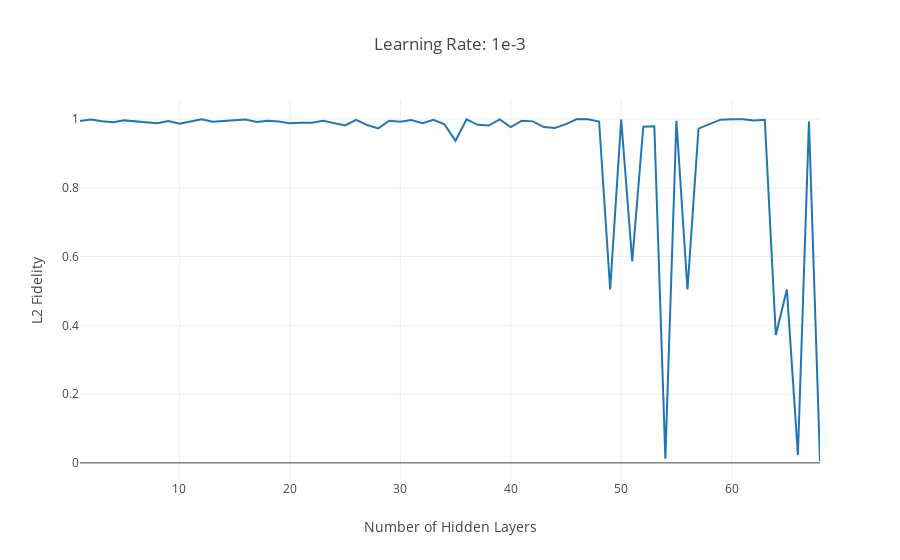

Write notebook code for a chart like this one.
### Markdown cell above
It is unstable after hidden layers are deeper than 50 when there are 2 units for each one.

### Code cell
data = [go.Scatter(x=np.arange(hidden_layer_num) + 1,
                   y=np.array(accuracy),
                   mode="lines",
                   name="batch_size: 50"),]
layout = go.Layout(
    title='Learning Rate: 1e-3',
    xaxis=dict(
        title='Number of Hidden Layers',
    ),
    yaxis=dict(
        title='L2 Fidelity'
    )
)
fig = go.Figure(data=data, layout=layout)
iplot(fig)

### Figure 1 — Plotly figure (JSON) as saved in the notebook; plotly's stock layout.template omitted (floating-point values rounded to 4 significant figures)
{"data": [{"mode": "lines", "name": "batch_size: 50", "type": "scatter", "x": [1, 2, 3, 4, 5, 6, 7, 8, 9, 10, 11, 12, 13, 14, 15, 16, 17, 18, 19, 20, 21, 22, 23, 24, 25, 26, 27, 28, 29, 30, 31, 32, 33, 34, 35, 36, 37, 38, 39, 40, 41, 42, 43, 44, 45, 46, 47, 48, 49, 50, 51, 52, 53, 54, 55, 56, 57, 58, 59, 60, 61, 62, 63, 64, 65, 66, 67, 68, 69, 70, 71, 72, 73, 74, 75, 76, 77, 78, 79, 80, 81, 82, 83, 84, 85, 86, 87, 88, 89, 90, 91, 92, 93, 94, 95, 96, 97, 98, 99, 100], "y": [0.994, 0.9982, 0.9935, 0.9907, 0.996, 0.9938, 0.9898, 0.9877, 0.9941, 0.9864, 0.9927, 0.9989, 0.9919, 0.994, 0.9972, 0.9983, 0.9911, 0.9952, 0.9928, 0.988, 0.9888, 0.9892, 0.9949, 0.9872, 0.9815, 0.9975, 0.9824, 0.9727, 0.9949, 0.992, 0.9972, 0.9879, 0.9975, 0.9842, 0.9366, 0.9991, 0.9831, 0.9809, 0.999, 0.9765, 0.9949, 0.9931, 0.9765, 0.974, 0.9849, 1, 0.9991, 0.9928, 0.504, 0.9985, 0.5857, 0.9778, 0.9788, 0.0123, 0.9948, 0.504, 0.9721, 0.9849, 0.998, 0.9994, 0.9991, 0.996, 0.9979, 0.3719, 0.504, 0.0226, 0.9928, 0.0054]}], "layout": {"title": "Learning Rate: 1e-3", "xaxis": {"title": "Number of Hidden Layers"}, "yaxis": {"title": "L2 Fidelity"}}}
